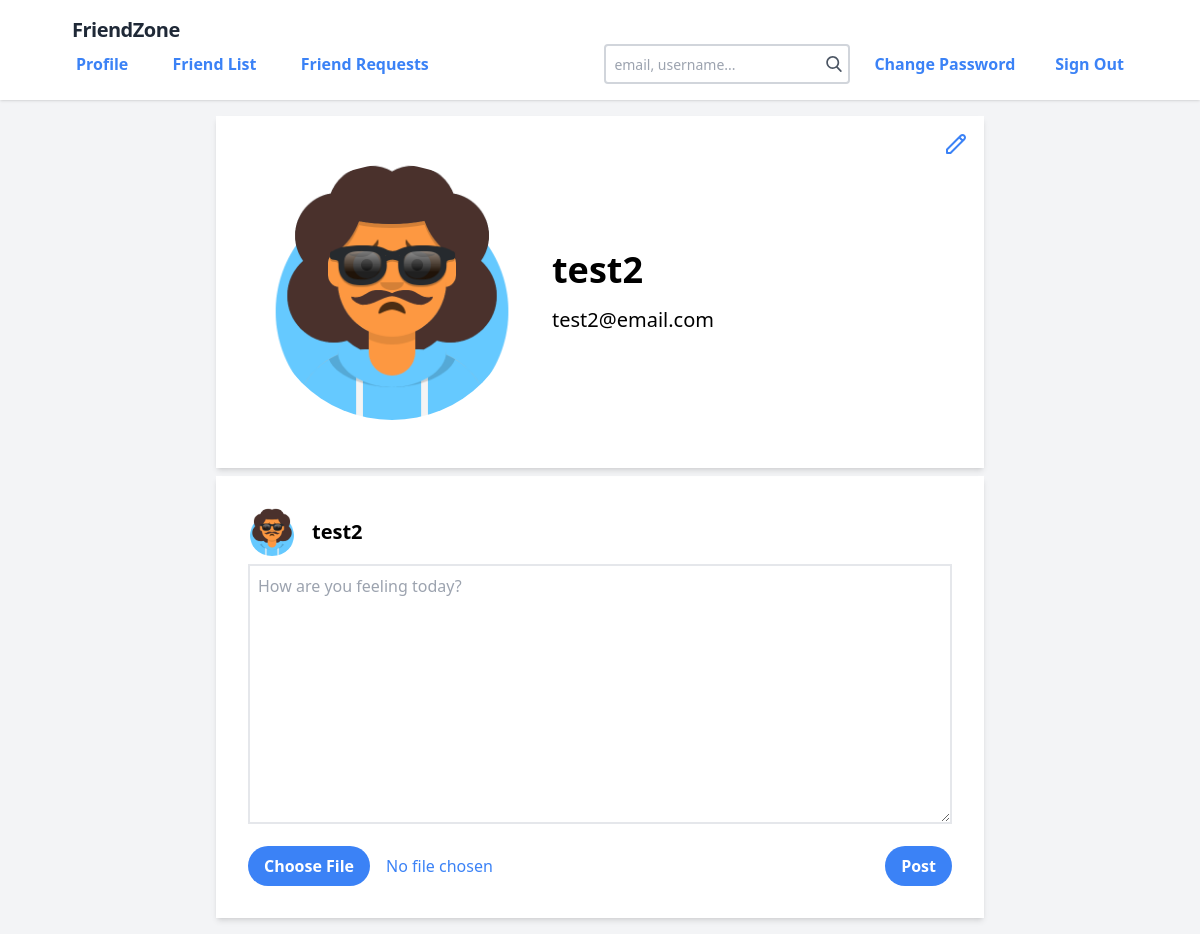
The app's page /user/test2/ (signed in) with its own data.
### social_media/models.py (models this page shows)
class AppUser(AbstractUser):
    email = models.EmailField(
        max_length=256, null=False, blank=False, unique=True)
    profile_image = models.ImageField(max_length=256, null=True, blank=True,
                                      upload_to=get_profile_image_path, storage=OverwriteFileStorage(),
                                      default=DEFAULT_PROFILE_IMAGE_PATH)
    USERNAME_FIELD = 'email'
    REQUIRED_FIELDS = ['username']
    objects = AppUserManager()

### social_media/views.py (the view)
# urls.py: path('user/<str:username>/', profile, name='profile'),
@never_cache
def profile(request, username):
    requested_user = None
    try:
        requested_user = AppUser.objects.get(username=username)
    except AppUser.DoesNotExist:
        raise Http404
    context = {}
    context['id'] = requested_user.pk
    context['username'] = requested_user.username
    context['email'] = requested_user.email
    context['profile_image_url'] = requested_user.profile_image.url
    context['is_own_profile'] = False
    context['is_authenticated'] = False
    app_user = request.user
    if app_user.is_authenticated:
        context['is_authenticated'] = True
        context['is_own_profile'] = app_user.pk == requested_user.pk
        try:
            relationship = None
            if app_user.pk < requested_user.pk:
                relationship = UserRelationship.objects.get(
                    user1=app_user.pk, user2=requested_user.pk)
                context['relation_type'] = 'sender' if relationship.relation_type == 'pending_user1_user2' else 'receiver'
            else:
                relationship = UserRelationship.objects.get(
                    user1=requested_user.pk, user2=app_user.pk)
                context['relation_type'] = 'sender' if relationship.relation_type == 'pending_user2_user1' else 'receiver'
            context['is_friend'] = relationship.relation_type == 'friends'
            if context['is_friend']:
                context['relation_type'] = 'friends'
        except UserRelationship.DoesNotExist:
            context['is_friend'] = False
            context['relation_type'] = 'not_friend'
    return render(request, 'social_media/profile.html', context)

### social_media/templates/social_media/profile.html (shortened to what this page needs)
{% extends 'social_media/base.html' %}
{% block content %}
    <div class="relative">
        <div class="flex flex-wrap items-center border-solid shadow-md p-8 bg-white my-2">
            <div class="w-32 h-32 sm:w-72 sm:h-72 p-4">
                <img class="avatar-big" src="{{ profile_image_url }}" alt="profile picture">
            </div>
            <div>
                <p class="font-bold text-4xl py-2 px-4">{{ username }}</p>
                <p class="text-xl py-2 px-4">{{ email }}</p>
            </div>
        </div>
            {% if is_authenticated and is_own_profile %}
                    <a href="{% url 'profile_update' %}" class="absolute top-4 right-4">
                    </a>
            {% endif %}
    </div>
    {% if is_authenticated %}
        {% if not is_own_profile %}
        <div id="relationship-action-{{ id }}" class=" sm:flex items-center justify-between border-solid shadow-md px-8 py-5 bg-white my-2">
            {% if is_friend %}
                <p class="text-lg">This user is your friend.</p>
                <button class="button" onclick="removeFriend('{{ id }}')">Remove friend</button>
            {% else %}
                {% if relation_type == 'not_friend' %}
                    <p class="text-lg">This user is not your friend. Send him/her a friend request?</p>
                    <button class="button" onclick="sendFriendRequest('{{ id }}')">Send friend request</button>
                {% elif relation_type == 'sender' %}
                    <p class="text-lg">You have sent him/her a friend request.</p>
                    <button class="button" onclick="cancelFriendRequest('{{ id }}')">Cancel friend request</button>
                {% elif relation_type == 'receiver' %}
                    <p class="text-lg">This user has sent you a friend request.</p>
                    <div>
                        <button  class="button" onclick="acceptFriendRequest('{{ id }}')">Accept</button>
                        <button  class="button" onclick="declineFriendRequest('{{ id }}')">Decline</button>
                    </div>
                {% endif %}
            {% endif %}
        </div>
        {% else %}
            <div class="border-solid shadow-md p-8 bg-white">
                <div class="flex items-center mb-2">
                    <img class="avatar" src="{{ user.profile_image.url }}" alt="profile image">
                    <p class="text-xl font-semibold">{{ user.username }}</p>
                </div>
                <textarea class="border-2 w-full focus:outline-none p-2" name="text" id="id_text" cols="30" rows="10" maxlength="500" placeholder="How are you feeling today?"></textarea>
                <div id="post-errors-div" class="form-error-text py-2"></div>
                <div id="image-div" class="sm:flex justify-between">
                    <input type="file" name="image" accept="image/*" id="id_image" class="
                    text-blue-500
                    file:mr-4 file:py-2 file:px-4
                    file:rounded-full file:border-0
                    file:text-md file:font-semibold
                    file:bg-blue-500 file:text-white
                    hover:file:bg-blue-700
                    "/>
                    <button id="post-button" class="button" onclick="create_post()">Post</button>
                </div>
            </div>
        {% endif %}
    {% endif %}
{% endblock %}

### social_media/templates/social_media/base.html (style rules this page uses)
.form-error-text { @apply text-red-500 text-xs italic; }
.avatar { @apply mr-4 rounded-full w-12 h-12 object-cover; }
.avatar-big { @apply rounded-full w-full h-full object-cover; }
.button { @apply mt-2 sm:mt-0 py-2 px-4 rounded-full border-0 font-semibold bg-blue-500 text-white hover:bg-blue-700; }

### records on screen
AppUser: username "test2", email "test2@email.com", profile_image (picture)
